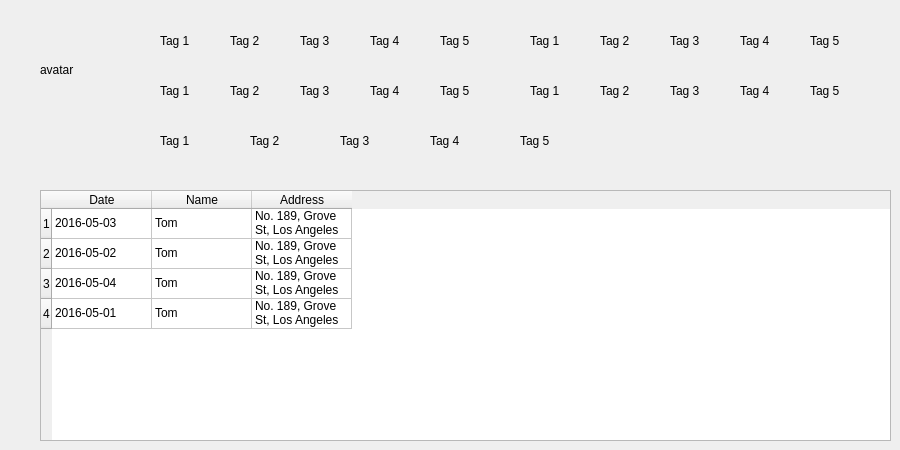
      <widget class="QWidget" name="tab_6">
       <attribute name="title">
        <string>数据</string>
       </attribute>
       <widget class="Element::Avatar" name="avatar">
        <property name="geometry">
         <rect>
          <x>40</x>
          <y>30</y>
          <width>80</width>
          <height>80</height>
         </rect>
        </property>
        <property name="text">
         <string>avatar</string>
        </property>
       </widget>
       <widget class="Element::Tag" name="tag_01">
        <property name="geometry">
         <rect>
          <x>160</x>
          <y>30</y>
          <width>51</width>
          <height>21</height>
         </rect>
        </property>
        <property name="text">
         <string>Tag 1</string>
        </property>
       </widget>
       <widget class="Element::Tag" name="tag_02">
        <property name="geometry">
         <rect>
          <x>230</x>
          <y>30</y>
          <width>51</width>
          <height>21</height>
         </rect>
        </property>
        <property name="text">
         <string>Tag 2</string>
        </property>
       </widget>
       <widget class="Element::Tag" name="tag_03">
        <property name="geometry">
         <rect>
          <x>300</x>
          <y>30</y>
          <width>51</width>
          <height>21</height>
         </rect>
        </property>
        <property name="text">
         <string>Tag 3</string>
        </property>
       </widget>
       <widget class="Element::Tag" name="tag_04">
        <property name="geometry">
         <rect>
          <x>370</x>
          <y>30</y>
          <width>51</width>
          <height>21</height>
         </rect>
        </property>
        <property name="text">
         <string>Tag 4</string>
        </property>
       </widget>
       <widget class="Element::Tag" name="tag_05">
        <property name="geometry">
         <rect>
          <x>440</x>
          <y>30</y>
          <width>51</width>
          <height>21</height>
         </rect>
        </property>
        <property name="text">
         <string>Tag 5</string>
        </property>
       </widget>
       <widget class="Element::Tag" name="tag_21">
        <property name="geometry">
         <rect>
          <x>160</x>
          <y>130</y>
          <width>81</width>
          <height>21</height>
         </rect>
        </property>
        <property name="text">
         <string>Tag 1</string>
        </property>
       </widget>
       <widget class="Element::Tag" name="tag_22">
        <property name="geometry">
         <rect>
          <x>250</x>
          <y>130</y>
          <width>81</width>
          <height>21</height>
         </rect>
        </property>
        <property name="text">
         <string>Tag 2</string>
        </property>
       </widget>
       <widget class="Element::Tag" name="tag_23">
        <property name="geometry">
         <rect>
          <x>340</x>
          <y>130</y>
          <width>81</width>
          <height>21</height>
         </rect>
        </property>
        <property name="text">
         <string>Tag 3</string>
        </property>
       </widget>
       <widget class="Element::Tag" name="tag_24">
        <property name="geometry">
         <rect>
          <x>430</x>
          <y>130</y>
          <width>81</width>
          <height>21</height>
         </rect>
        </property>
        <property name="text">
         <string>Tag 4</string>
        </property>
       </widget>
       <widget class="Element::Tag" name="tag_25">
        <property name="geometry">
         <rect>
          <x>520</x>
          <y>130</y>
          <width>81</width>
          <height>21</height>
         </rect>
        </property>
        <property name="text">
         <string>Tag 5</string>
        </property>
       </widget>
       <widget class="Element::Tag" name="tag_06">
        <property name="geometry">
         <rect>
          <x>530</x>
          <y>30</y>
          <width>51</width>
          <height>21</height>
         </rect>
        </property>
        <property name="text">
         <string>Tag 1</string>
        </property>
       </widget>
       <widget class="Element::Tag" name="tag_07">
        <property name="geometry">
         <rect>
          <x>600</x>
          <y>30</y>
          <width>51</width>
          <height>21</height>
         </rect>
        </property>
        <property name="text">
         <string>Tag 2</string>
        </property>
       </widget>
       <widget class="Element::Tag" name="tag_08">
        <property name="geometry">
         <rect>
          <x>670</x>
          <y>30</y>
          <width>51</width>
          <height>21</height>
         </rect>
        </property>
        <property name="text">
         <string>Tag 3</string>
        </property>
       </widget>
       <widget class="Element::Tag" name="tag_09">
        <property name="geometry">
         <rect>
          <x>740</x>
          <y>30</y>
          <width>51</width>
          <height>21</height>
         </rect>
        </property>
        <property name="text">
         <string>Tag 4</string>
        </property>
       </widget>
       <widget class="Element::Tag" name="tag_10">
        <property name="geometry">
         <rect>
          <x>810</x>
          <y>30</y>
          <width>51</width>
          <height>21</height>
         </rect>
        </property>
        <property name="text">
         <string>Tag 5</string>
        </property>
       </widget>
       <widget class="Element::Tag" name="tag_11">
        <property name="geometry">
         <rect>
          <x>160</x>
          <y>80</y>
          <width>51</width>
          <height>21</height>
         </rect>
        </property>
        <property name="text">
         <string>Tag 1</string>
        </property>
       </widget>
       <widget class="Element::Tag" name="tag_12">
        <property name="geometry">
         <rect>
          <x>230</x>
          <y>80</y>
          <width>51</width>
          <height>21</height>
         </rect>
        </property>
        <property name="text">
         <string>Tag 2</string>
        </property>
       </widget>
       <widget class="Element::Tag" name="tag_13">
        <property name="geometry">
         <rect>
          <x>300</x>
          <y>80</y>
          <width>51</width>
          <height>21</height>
         </rect>
        </property>
        <property name="text">
         <string>Tag 3</string>
        </property>
       </widget>
       <widget class="Element::Tag" name="tag_14">
        <property name="geometry">
         <rect>
          <x>370</x>
          <y>80</y>
          <width>51</width>
          <height>21</height>
         </rect>
        </property>
        <property name="text">
         <string>Tag 4</string>
        </property>
       </widget>
       <widget class="Element::Tag" name="tag_15">
        <property name="geometry">
         <rect>
          <x>440</x>
          <y>80</y>
          <width>51</width>
          <height>21</height>
         </rect>
        </property>
        <property name="text">
         <string>Tag 5</string>
        </property>
       </widget>
       <widget class="Element::Tag" name="tag_16">
        <property name="geometry">
         <rect>
          <x>530</x>
          <y>80</y>
          <width>51</width>
          <height>21</height>
         </rect>
        </property>
        <property name="text">
         <string>Tag 1</string>
        </property>
       </widget>
       <widget class="Element::Tag" name="tag_17">
        <property name="geometry">
         <rect>
          <x>600</x>
          <y>80</y>
          <width>51</width>
          <height>21</height>
         </rect>
        </property>
        <property name="text">
         <string>Tag 2</string>
        </property>
       </widget>
       <widget class="Element::Tag" name="tag_18">
        <property name="geometry">
         <rect>
          <x>670</x>
          <y>80</y>
          <width>51</width>
          <height>21</height>
         </rect>
        </property>
        <property name="text">
         <string>Tag 3</string>
        </property>
       </widget>
       <widget class="Element::Tag" name="tag_19">
        <property name="geometry">
         <rect>
          <x>740</x>
          <y>80</y>
          <width>51</width>
          <height>21</height>
         </rect>
        </property>
        <property name="text">
         <string>Tag 4</string>
        </property>
       </widget>
       <widget class="Element::Tag" name="tag_20">
        <property name="geometry">
         <rect>
          <x>810</x>
          <y>80</y>
          <width>51</width>
          <height>21</height>
         </rect>
        </property>
        <property name="text">
         <string>Tag 5</string>
        </property>
       </widget>
       <widget class="Element::Table" name="table">
        <property name="geometry">
         <rect>
          <x>40</x>
          <y>190</y>
          <width>851</width>
          <height>251</height>
         </rect>
        </property>
        <property name="rowCount">
         <number>4</number>
        </property>
        <row/>
        <row/>
        <row/>
        <row/>
        <column>
         <property name="text">
          <string>Date</string>
         </property>
        </column>
        <column>
         <property name="text">
          <string>Name</string>
         </property>
        </column>
        <column>
         <property name="text">
          <string>Address</string>
         </property>
        </column>
        <item row="0" column="0">
         <property name="text">
          <string>2016-05-03</string>
         </property>
        </item>
        <item row="0" column="1">
         <property name="text">
          <string>Tom</string>
         </property>
        </item>
        <item row="0" column="2">
         <property name="text">
          <string>No. 189, Grove St, Los Angeles</string>
         </property>
        </item>
        <item row="1" column="0">
         <property name="text">
          <string>2016-05-02</string>
         </property>
        </item>
        <item row="1" column="1">
         <property name="text">
          <string>Tom</string>
         </property>
        </item>
        <item row="1" column="2">
         <property name="text">
          <string>No. 189, Grove St, Los Angeles</string>
         </property>
        </item>
        <item row="2" column="0">
         <property name="text">
          <string>2016-05-04</string>
         </property>
        </item>
        <item row="2" column="1">
         <property name="text">
          <string>Tom</string>
         </property>
        </item>
        <item row="2" column="2">
         <property name="text">
          <string>No. 189, Grove St, Los Angeles</string>
         </property>
        </item>
        <item row="3" column="0">
         <property name="text">
          <string>2016-05-01</string>
         </property>
        </item>
        <item row="3" column="1">
         <property name="text">
          <string>Tom</string>
         </property>
        </item>
        <item row="3" column="2">
         <property name="text">
          <string>No. 189, Grove St, Los Angeles</string>
         </property>
        </item>
       </widget>
      </widget>
